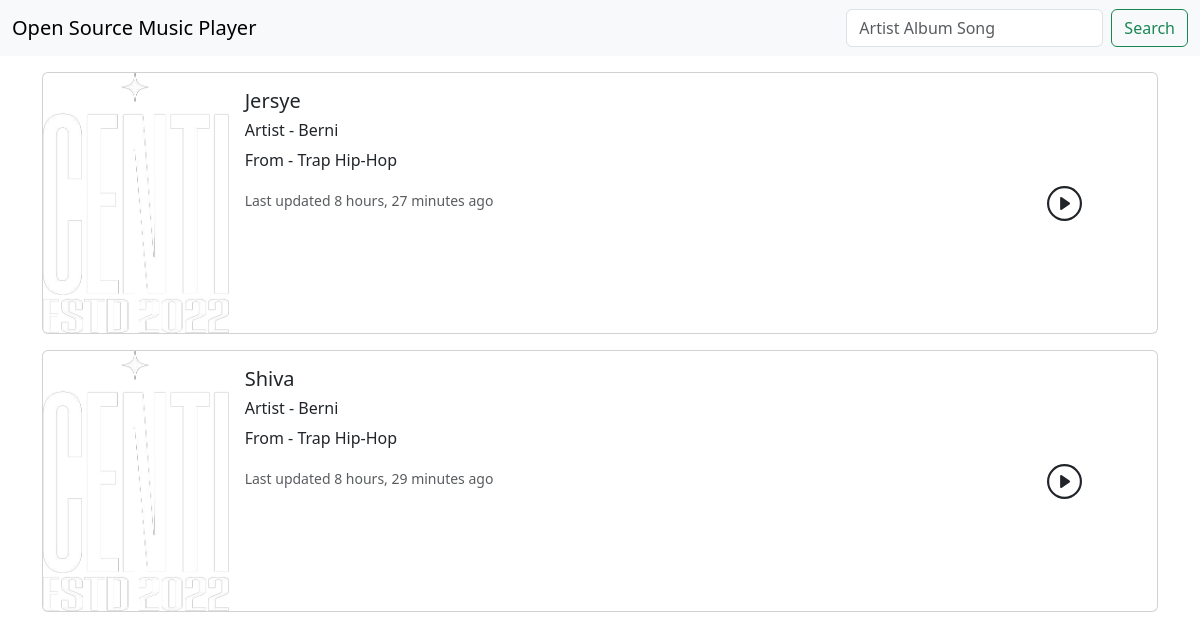
The page / on the database its author committed.
### music/models.py (models this page shows, shortened)
class Song(models.Model):
    album = models.ForeignKey("Album", verbose_name=_("Song Album"), on_delete=models.CASCADE)
    songThumbnail = models.ImageField(_("Song Thumbnail"),upload_to='thumbnail/', help_text=".jpg, .png, .jpeg, .gif, .svg supported")
    song = models.FileField(_("Song"), upload_to='songs/', help_text=".mp3 supported only",)
    songName = models.CharField(_("Song Name"), max_length=50)
    created = models.DateTimeField(_("Song created date"), auto_now_add=True)
    last_updated = models.DateTimeField(_("Latest song update"), auto_now=True)
    class Meta:
        verbose_name = _("Song")
        verbose_name_plural = _("Songs")

class Album(models.Model):
    artist = models.ForeignKey("Artist", verbose_name=_("Artist Album"), on_delete=models.CASCADE)
    albumName = models.CharField(_("Album Name"), max_length=50)
    created = models.DateTimeField(_("Album created date"), auto_now_add=True)
    last_updated = models.DateTimeField(_("Latest album update"), auto_now=True)
    class Meta:
        verbose_name = _("Album")
        verbose_name_plural = _("Albums")
    def __str__(self):
        return self.albumName

class Artist(models.Model):
    artistName = models.CharField(_("Artist Name"), max_length=50)
    created = models.DateTimeField(_("Artist created date"), auto_now_add=True)
    last_updated = models.DateTimeField(_("Latest artist update"), auto_now=True)
    class Meta:
        verbose_name = _("Artist")
        verbose_name_plural = _("Artists")

### music/views.py (the view)
# urls.py: path('', views.index, name="index"),
def index(request):
    allSongs = Song.objects.all().order_by('-last_updated')
    return render(request, template_name="music/index.html", context={"allSongs" : allSongs})

### music/templates/music/index.html (shortened to what this page needs)
{% extends 'music/base.html' %}
{% block content %}
      <div class="container mt-3">
        {% for song in allSongs %}
            <div class="card mb-3">
                <div class="row g-0">
                    <div class="col-md-2">
                        <img src="{{song.songThumbnail.url}}" class="img-fluid rounded-start" alt="{{song.songName}}">
                    </div>
                    <div class="col-md-8">
                        <div class="card-body">
                            <h5 class="card-title">{{song.songName}}</h5>
                            <h6 class="card-title">Artist - {{song.album.artist.artistName}}</h6>
                            <p class="card-text">From - {{song.album}}</p>
                            <p class="card-text"><small class="text-muted">Last updated {{song.last_updated | timesince}} ago</small></p>
                        </div>
                    </div>
                    <div class="col-md-2">
                        <div class="play-button d-flex h-100 justify-content-center align-items-center">
                        </div>
                    </div>
                </div>
            </div>
        {% endfor %}
      </div>
{% endblock content %}

### music/templates/music/base.html (shortened to what this page needs)
<!doctype html>
<html lang="en">
  <head>
    <link href="https://cdn.jsdelivr.net/npm/bootstrap@5.3.0-alpha1/dist/css/bootstrap.min.css" rel="stylesheet">
    {% load static %}
  </head>
  <body>
    <nav class="navbar navbar-expand-lg navbar-light bg-light">
        <div class="container-fluid">
            <a class="navbar-brand" href="{% url 'index' %}">Open Source Music Player</a>
            <form class="d-flex" role="search" action={% url 'search_songs' %}>
                <input class="form-control me-2" type="search" placeholder="Artist Album Song" aria-label="Search" name="search">
                <button class="btn btn-outline-success" type="submit">Search</button>
        </div>
      </nav>
        {% block content %}
        {% endblock content %}
  </body>
</html>

### rows shown on the page
Song: songThumbnail (picture), songName "Jersye", album.artist.artistName "Berni", album "Trap Hip-Hop", last_updated "8 hours, 27 minutes"
Song: songThumbnail (picture), songName "Shiva", album.artist.artistName "Berni", album "Trap Hip-Hop", last_updated "8 hours, 29 minutes"
